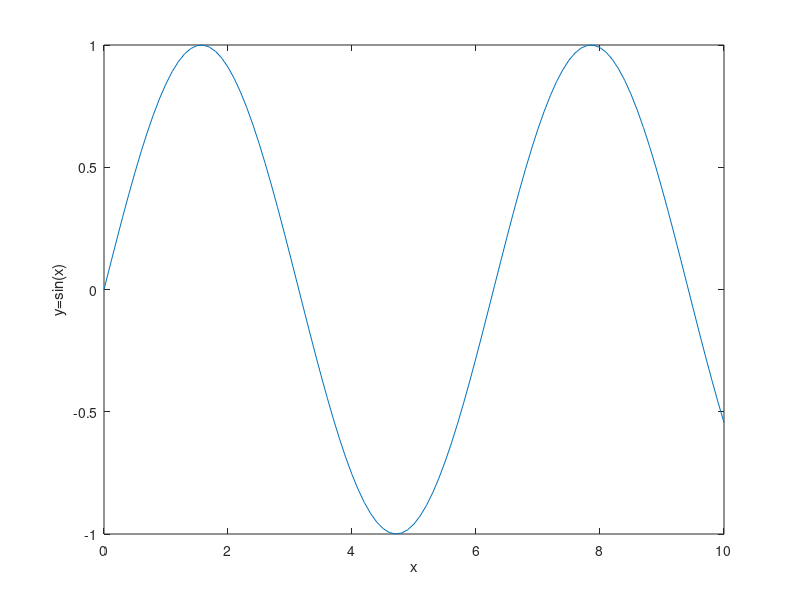

Source code (MATLAB): (Note: this script raises an error after producing the figure.)
%GuiDm_1.m  Illustrates user interface menu.
% Copyright S. Nakamura, 1995
close, clear
figure(1)
set(gcf,'Position',[100,300,300,220],...
   'Color', [0.5, 0.5, 0.2], ...
   'NumberTitle','off',...
   'Name','GuiDm_1')
x=0:0.1:10;, y=sin(x);
p=plot(x,y);xlabel('x');ylabel('y=sin(x)');
stl = uimenu(gcf,...
     'Label','   Line Style',...
     'BackGroundColor',[0.8, 0.0, 0.8],...
     'Position',2);
clr = uimenu(gcf,...
     'Label','   Line Color',...
     'BackGroundColor',[0.8, 0.8, 0.8],...
     'Position',1);
lw = uimenu(gcf,...
     'Label','   Line width',...
     'BackgroundColor',[0.8, 0.8, 0.8],...
     'Position',3);
solid = uimenu(stl, ...
     'Label', 'Solid',...
     'CallBack','set(p,''LineStyle'',''-'')');
dotted = uimenu(stl, ...
     'Label', 'Dotted',...
     'CallBack','set(p,''LineStyle'','':'')');
yellow = uimenu(clr,...
     'Label', 'Yellow',...
     'BackgroundColor',[0.9, 0.9, 0.1],...
     'CallBack','set(p,''Color'',''y'')');
green = uimenu(clr, ...
     'Label','Green',...
     'BackgroundColor',[0.1, 0.9, 0.1],...
     'CallBack','set(p,''Color'',''g'')');
red = uimenu(clr,...
     'Label', 'Red',...
     'BackgroundColor',[0.9, 0.1 , 0.1],...
     'CallBack','set(p,''Color'',''r'')');
solid = uimenu(lw, ...
     'Label', '0.5',...
     'CallBack','set(p,''LineWidth'',0.5)');
dotted = uimenu(lw, ...
     'Label', '3.0',...
     'CallBack','set(p,''LineWidth'',1.0)');
